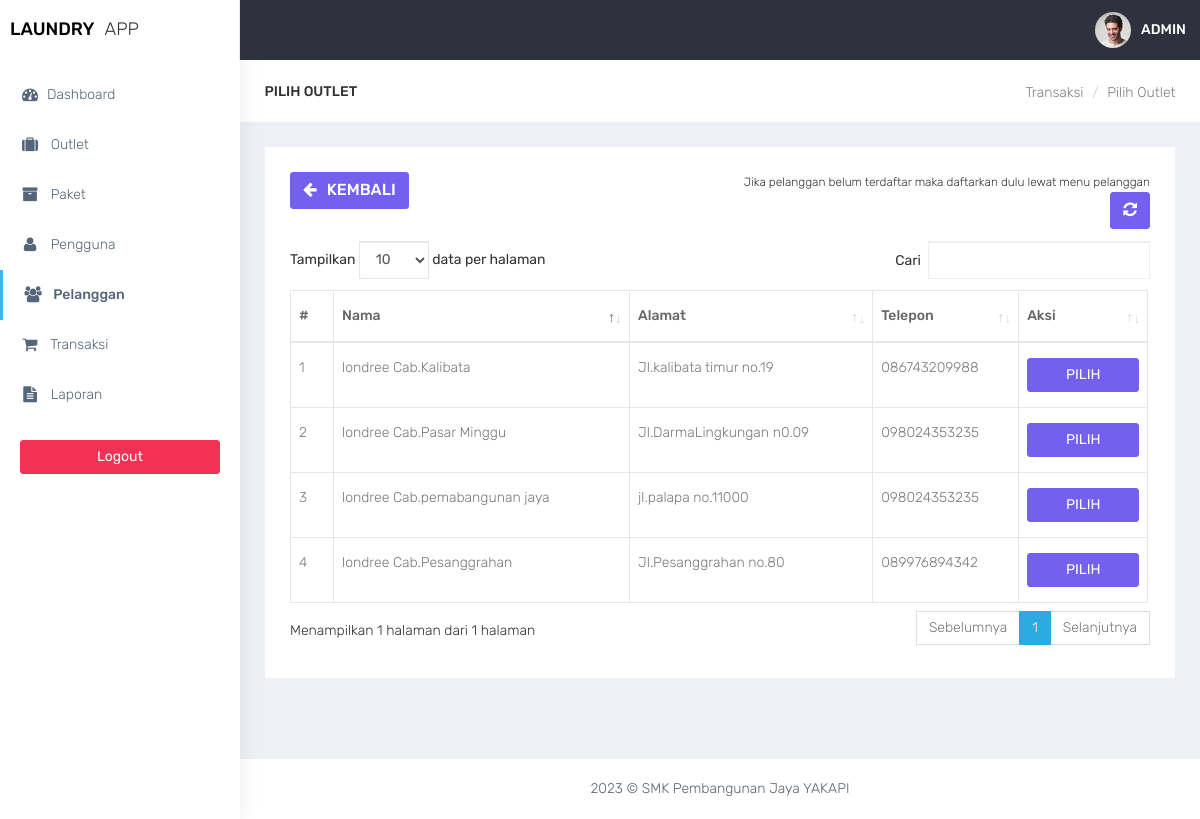
The app's page /admin/transaksi_cari_outlet.php (signed in) with its own data.
### tables this page shows
CREATE TABLE `outlet` (
  `id_outlet` int(11) NOT NULL,
  `nama_outlet` varchar(100) DEFAULT NULL,
  `alamat_outlet` text DEFAULT NULL,
  `telp_outlet` varchar(15) DEFAULT NULL
);

### admin/functions.php (called while the page is built, shortened)
<?php
function ambildata($conn,$query){
$data = mysqli_query($conn,$query);
if (mysqli_num_rows($data)>0){
while($row = mysqli_fetch_assoc($data)){
    $hasil[] = $row;
}
 return $hasil;
  }
}
?>

### admin/transaksi_cari_outlet.php (the view, shortened to what this page needs)
<?php
require 'functions.php';
$query = 'SELECT * FROM outlet';
$data = ambildata($conn,$query);
?>
<!DOCTYPE html>
<html lang="en">
<head>
    <link href="../assets/bootstrap/dist/css/bootstrap.min.css" rel="stylesheet">
    <link href="../assets/plugins/bower_components/sidebar-nav/dist/sidebar-nav.min.css" rel="stylesheet">
    <link href="../assets/plugins/bower_components/toast-master/css/jquery.toast.css" rel="stylesheet">
    <link href="../assets/plugins/bower_components/morrisjs/morris.css" rel="stylesheet">
    <link href="../assets/plugins/bower_components/chartist-js/dist/chartist.min.css" rel="stylesheet">
    <link href="../assets/plugins/bower_components/chartist-plugin-tooltip-master/dist/chartist-plugin-tooltip.css" rel="stylesheet">
    <link href="../assets/css/animate.css" rel="stylesheet">
    <link href="../assets/css/style.css" rel="stylesheet">
    <link href="../assets/css/colors/default.css" id="theme" rel="stylesheet">
    <link rel="stylesheet" type="text/css" href="../assets/DataTables/datatables.min.css"/>
</head>
<body class="fix-header">
    <div id="wrapper">
        <nav class="navbar navbar-default navbar-static-top m-b-0">
            <div class="navbar-header">
                <div class="top-left-part">
                    <a class="logo" href="index.php">
                        <b style="color:black">
                            LAUNDRY
                        </b>
                        <span class="hidden-xs text-dark">
                            APP
                        </span>
                    </a>
                </div>
                <ul class="nav navbar-top-links navbar-right pull-right">
                    <li>
                        <a class="profile-pic" href="#"> <img src="../assets/plugins/images/users/varun.jpg" alt="user-img" width="36" class="img-circle"><b class="hidden-xs">ADMIN</b></a>
                    </li>
                </ul>
            </div>
        </nav>
        <div class="navbar-default sidebar" role="navigation">
            <div class="sidebar-nav slimscrollsidebar">
                <div class="sidebar-head">
                    <h3><span class="fa-fw open-close"><i class="ti-close ti-menu"></i></span> <span class="hide-menu">Navigation</span></h3>
                </div>
                <ul class="nav" id="side-menu">
                    <li style="padding: 70px 0 0;">
                        <a href="index.php" class="waves-effect "><i class="fa fa-tachometer fa-fw" aria-hidden="true"></i>Dashboard</a>
                    </li>
                    <li>
                        <a href="outlet.php" class="waves-effect "><i class="fa fa-suitcase fa-fw" aria-hidden="true"></i> Outlet</a>
                    </li>
                    <li>
                        <a href="paket.php" class="waves-effect "><i class="fa fa-archive fa-fw" aria-hidden="true"></i> Paket</a>
                    </li>
                    <li>
                        <a href="pengguna.php" class="waves-effect "><i class="fa fa-user fa-fw" aria-hidden="true"></i> Pengguna</a>
                    </li>
                    <li>
                        <a href="pelanggan.php" class="waves-effect active"><i class="fa fa-users fa-fw" aria-hidden="true"></i> Pelanggan</a>
                    </li>
                    <li>
                        <a href="transaksi.php" class="waves-effect"><i class="fa fa-shopping-cart fa-fw" aria-hidden="true"></i> Transaksi</a>
                    </li>
                    <li>
                        <a href="laporan.php" class="waves-effect "><i class="fa fa-file-text fa-fw" aria-hidden="true"></i> Laporan</a>
                    </li>
                </ul>
                <div class="center p-20">
                     <a href="logout.php" class="btn btn-danger btn-block waves-effect waves-light">Logout</a>
                 </div>
            </div>
        </div>
        <div id="page-wrapper">
<div class="container-fluid">
    <div class="row bg-title">
        <div class="col-lg-3 col-md-4 col-sm-4 col-xs-12">
            <h4 class="page-title">Pilih Outlet</h4> </div>
        <div class="col-lg-9 col-sm-8 col-md-8 col-xs-12">
            <ol class="breadcrumb">
                <li><a href="#">Transaksi</a></li>
                <li><a href="#">Pilih Outlet</a></li>
            </ol>
        </div>
    </div>
    <div class="row">
        <div class="col-md-12 col-lg-12 col-sm-12 col-xs-12">
            <div class="white-box">
                <div class="row">
                    <div class="col-md-6">
                        <a href="javascript:void(0)" onclick="window.history.back()" class="btn btn-primary box-title"><i class="fa fa-arrow-left fa-fw"></i> Kembali</a>
                    </div>
                    <div class="col-md-6 text-right">
                        <small>Jika pelanggan belum terdaftar maka daftarkan dulu lewat menu pelanggan</small>
                        <button id="btn-refresh" class="btn btn-primary box-title text-right" title="Refresh Data"><i class="fa fa-refresh" id="ic-refresh"></i></button>
                    </div>
                </div>
                <div class="table-responsive">
                    <table class="table table-bordered thead-dark" id="table">
                        <thead class="thead-dark">
                            <tr>
                                <th width="5%">#</th>
                                <th>Nama</th>
                                <th>Alamat</th>
                                <th>Telepon</th>
                                <th width="15%">Aksi</th>
                            </tr>
                        </thead>
                        <tbody>
                              <?php foreach($data as $member): ?>
                                <tr>
                                    <td></td>
                                    <td><?= $member['nama_outlet'] ?></td>
                                    <td><?= $member['alamat_outlet'] ?></td>
                                    <td><?= $member['telp_outlet'] ?></td>
                                    <td align="center">
                                          <a href="transaksi_tambah.php?id=<?= $_GET['id']; ?>&outlet_id=<?= $member['id_outlet'] ?>"
                                      data-toggle="tooltip" data-placement="bottom" title="Pilih" class="btn btn-primary btn-block">PILIH</a>
                                    </td>
                                </tr>
                            <?php endforeach; ?>
                                                    </tbody>
                    </table>
                </div>
            </div>
        </div>
    </div>
</div>
<footer class="footer text-center"> 2023 &copy; SMK Pembangunan Jaya YAKAPI </footer>
        </div>
    </div>
    <br />
</body>
</html>

### assets/css/colors/default.css (style rules this page uses)
body { background: #fff; }
.top-left-part { background: #fff; }
.navbar-header { background: #2f323e; }
.navbar-top-links > li > a { color: #ffffff; }
.sidebar .sidebar-head { background: #ffffff; }
.sidebar .sidebar-head h3 { color: #686868; }
.sidebar { background: #fff; box-shadow: 1px 0px 20px rgba(0, 0, 0, 0.08); }
#side-menu li a { color: #54667a; }
#side-menu li a { color: #54667a; border-left: 0px solid #fff; }
#side-menu > li > a { border-left: 3px solid transperant; }
#side-menu > li > a.active { background: transperant; color: #54667a; border-left: 3px solid #41b3f9; font-weight: 500; }

### records on screen
outlet: nama_outlet "londree Cab.pemabangunan jaya", alamat_outlet "jl.palapa no.11000", telp_outlet "098024353235"
outlet: nama_outlet "londree Cab.Pesanggrahan", alamat_outlet "Jl.Pesanggrahan no.80", telp_outlet "089976894342"
outlet: nama_outlet "londree Cab.Pasar Minggu", alamat_outlet "Jl.DarmaLingkungan n0.09", telp_outlet "098024353235"
outlet: nama_outlet "londree Cab.Kalibata", alamat_outlet "Jl.kalibata timur no.19", telp_outlet "086743209988"
